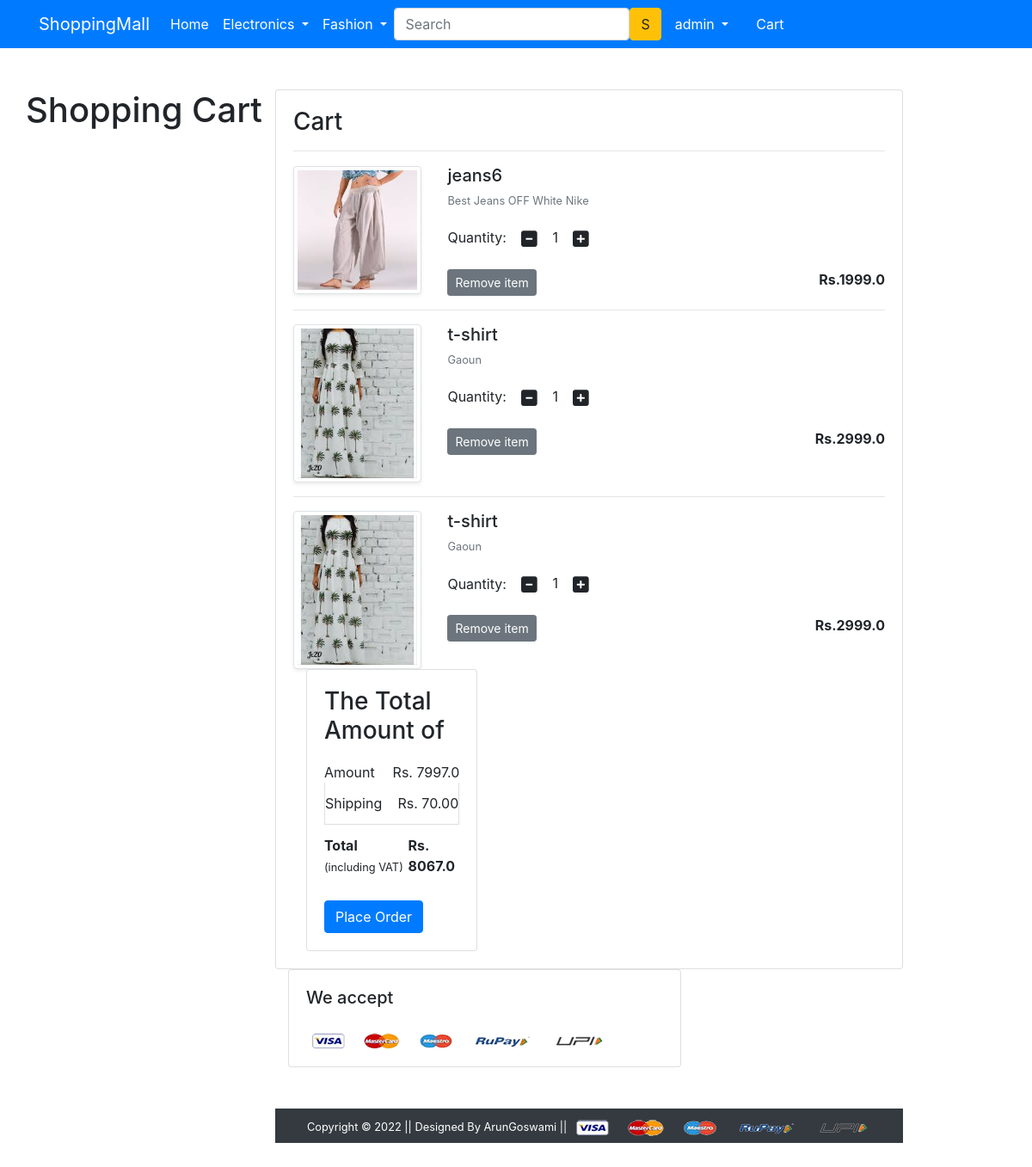
The app's page /cart/ (signed in) with its own data.
### app/models.py (models this page shows, shortened)
class Cart(models.Model):
    user = models.ForeignKey(User, on_delete=models.CASCADE)
    product = models.ForeignKey(Product, on_delete=models.CASCADE)
    quantity = models.PositiveIntegerField(default=1)

class Product(models.Model):
    title = models.CharField(max_length=255)
    selling_price = models.FloatField()
    discounted_price = models.FloatField()
    description = models.TextField()
    brand = models.CharField(max_length=30)
    category = models.CharField(max_length=2, choices=CATAGORY_CHOICE)
    product_image = models.ImageField(upload_to='productimg')

### app/views.py (the view)
# urls.py: path('cart/', views.show_cart, name='showcart'),
@login_required
def show_cart(request):
    if request.user.is_authenticated:
        user = request.user
        cart=Cart.objects.filter(user=user)
        amount = 0.0
        shipping_amount = 70.0
        total_amount = 0.0
        card_product = [p for p in Cart.objects.all() if p.user == user]
        if card_product:
            for p in card_product:
                tempamount = (p.quantity * p.product.discounted_price)
                amount += tempamount
                totalamount = amount+shipping_amount
            return render(request, 'app/addtocart.html',{'cart':cart,'totalamount':totalamount,'amount':amount})

### app/templates/app/addtocart.html (shortened to what this page needs)
{% extends 'app/base.html' %}
{% load static %}
{% block main-content %}
<div class="container my-5">
 <div class="row">
  <h1 class="text-center mb-5">Shopping Cart</h1>
  <div class="col-sm-8">
  <div class="card">
   <div class="card-body">
    <h3>Cart</h3>
    {% for cart in cart  %}
    <hr>
    <div class="row">
     <div class="col-sm-3 text-center align-self-center"><img src="{{cart.product.product_image.url}}" alt="" srcset="" class="img-fluid img-thumbnail shadow-sm" height="150" width="150"> </div>
     <div class="col-sm-9">
      <div>
       <h5>{{cart.product.title}}</h5>
       <p class="mb-2 text-muted small">{{cart.product.description}}</p>
       <div class="my-3">
        <label for="quantity">Quantity:</label>
        <a class="minus-cart btn" pid="{{cart.product.id}}"><i class="fas fa-minus-square fa-lg"></i></a>
          <span id="quantity">{{cart.quantity}}</span>
        <a class="plus-cart btn" pid="{{cart.product.id}}"><i class="fas fa-plus-square fa-lg"></i></a>
       </div>
       <div class="d-flex justify-content-between">
        <a href="#" class="btn btn-sm btn-secondary mr-3" pid="{{cart.product.id}}">Remove item </a>
        <p class="mb-0"><span><strong>Rs.{{cart.product.discounted_price}}</strong></span></p>
       </div>
      </div>
     </div>
    </div>
    {% endfor %}
  <div class="col-sm-4">
   <div class="card">
    <div class="card-body">
      <h3>The Total Amount of</h3>
      <ul class="list-group">
       <li class="list-group-item d-flex justify-content-between align-items-center border-0 px-0 pb-0">Amount<span>Rs. {{amount}}</span></li>
       <li class="list-group-item d-flex justify-content-between align-items-center px-0">Shipping<span>Rs. 70.00</span></li>
       <li class="list-group-item d-flex justify-content-between align-items-center border-0 px-0 mb-3">
        <div>
           <strong>Total</strong> <small>(including VAT)</small>
         </div>
         <span><strong>Rs. {{totalamount}}</strong></span>
       </li>
      </ul>
      <div class="d-grid"><a href="{% url 'checkout' %}" class="btn btn-primary">Place Order</a></div>
    </div>
   </div>
  </div>
 </div>
</div>
<div class="container">
 <div class="row">
  <div class="col-sm-8">
   <div class="card">
    <div class="card-body">
      <h5 class="mb-4">We accept</h5>
      <img src="{% static 'app/images/payment.png' %}" alt="" class="img-fluid">
    </div>
  </div>
  </div>
 </div>
</div>
{% endblock main-content %}

### app/templates/app/base.html (shortened to what this page needs)
<!doctype html>
{% load static %}
<html lang="en">
  <head>
    <link rel="stylesheet" href="https://stackpath.bootstrapcdn.com/bootstrap/4.4.1/css/bootstrap.min.css">
    <link rel="stylesheet" href="{% static 'app/css/owl.carousel.min.css' %}">
    <link rel="stylesheet" href="{% static 'app/css/all.min.css' %}">
    <link rel="stylesheet" href="{% static 'app/css/style.css' %}">
  </head>
  <body>
    <nav class="navbar navbar-expand-lg navbar-dark bg-primary">
     <div class="container">
       <a class="navbar-brand" href="/">ShoppingMall</a>
       <div class="collapse navbar-collapse" id="navbarSupportedContent">
         <ul class="navbar-nav me-auto mb-2 mb-lg-0">
           <li class="nav-item">
             <a class="nav-link active" aria-current="page" href="/">Home</a>
           </li>
           <li class="nav-item dropdown">
             <a class="nav-link dropdown-toggle text-white" href="#" id="electronicsDropdown" role="button" data-bs-toggle="dropdown" aria-expanded="false">
               Electronics
             </a>
           </li>
           <li class="nav-item dropdown">
             <a class="nav-link dropdown-toggle text-white" href="#" id="fashionDropdown" role="button" data-bs-toggle="dropdown" aria-expanded="false">
               Fashion
             </a>
           </li>
         </ul>
         <form class="d-flex">
           <input class="form-control me-2" type="search" placeholder="Search" aria-label="Search">
           <button class="btn btn-warning" type="submit">S</button>
         </form>
         <div>
          <ul class="navbar-nav me-auto mb-2 mb-lg-0">
            {% if request.user.is_authenticated %}
           <li class="nav-item dropdown mx-2">
              <a class="nav-link dropdown-toggle text-white" href="#" id="profileDropdown" role="button" data-bs-toggle="dropdown" aria-expanded="false">
                {{request.user}}
              </a>
            </li>
            <li class="nav-item mx-2">
             <a href="{% url 'showcart' %}" class="nav-link text-white">Cart </a>
            </li>
            {% endif %}
          </ul>
         </div>
       </div>
     </div>
    </nav>
    {% block main-content %} {% endblock main-content %}
    <footer class="container-fluid bg-dark text-center p-2 mt-5">
        <small class="text-white">Copyright &copy; 2022 || Designed By ArunGoswami || </small>
        <img src="{% static 'app/images/payment.png' %}" alt="" srcset="" class="img-fluid" height="2px">
    </footer>
  </body>
</html>

### records on screen
Cart: product.product_image (picture), product "jeans6", product.description "Best Jeans OFF White Nike", quantity "1", product.discounted_price "1999.0"
Cart: product.product_image (picture), product "t-shirt", product.description "Gaoun", quantity "1", product.discounted_price "2999.0"
Cart: product.product_image (picture), product "t-shirt", product.description "Gaoun", quantity "1", product.discounted_price "2999.0"

### other values on screen
{{ request.user }} "admin"
{{ amount }} "7997.0"
{{ totalamount }} "8067.0"
